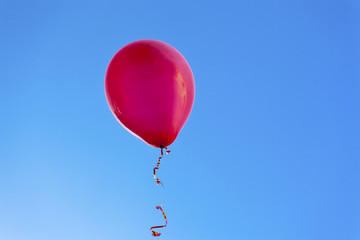
#> input picture OpenCV_practice/sample_object_detection/balloon.jpg, 360 x 240 px, given in place of R_005.jpg, which was not available
$ python color_filter_RGB.py   (Python 2 division)
#> lines starting #> are read from the running program, lines starting #| are printed output that depends on the picture; after the words box and inside, x2 and y2 are one past the last pixel; in counts of white or black regions, pixels touching at a corner belong together; pictures that were not available may be replaced by others from this repository, and a replacement may not be noted
# Exactly the same as color_filter_HSV.py except we are using RGB ranges
# Note that this is much noisier!!!

# Highlights pixels that are within the RBG range for a red bouy

# '005.jpg' is an image of 3 different colored bouys in the water
# 'R_005.jpg' is a cropped image of the red bouy in '005.jpg'

# Summary of approach:
#   - Get a RGB range for a red bouy from 'R_005.jpg'
#   - Highlight all pixels in '005.jpg' that are within this RGB range

import cv2
import numpy as np

while(1):

   #Get a RGB range for a red bouy from 'R_005.jpg'
   crop =  cv2.imread('R_005.jpg', 1)
#> crop is the input picture: shape (240, 360, 3); mean B, G, R 227, 150.8, 103.9
   b,g,r = cv2.split(crop)
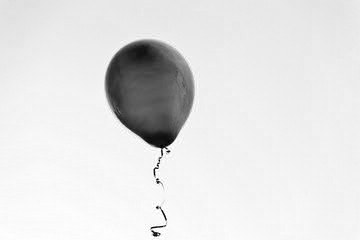
#> b: shape (240, 360); min 0, max 255, mean 227
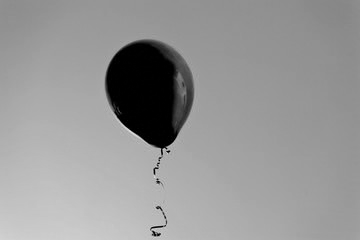
#> g: shape (240, 360); min 0, max 229, mean 150.8
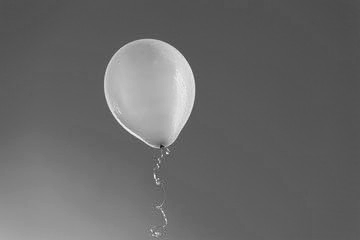
#> r: shape (240, 360); min 13, max 247, mean 103.9

   lower_red = np.array([b.min()-5, g.min()-5, r.min()-5])
#> lower_red = [-5, -5, 8]
   upper_red = np.array([b.max()+5, g.max()+5, r.max()+5])
#> upper_red = [260, 234, 252]

   #print RGB range
   print lower_red, upper_red
#| [-5 -5  8] [260 234 252]

   #Highlight all pixels in '005.jpg' that are within this RGB range
   frame = cv2.imread('005.jpg', 1)
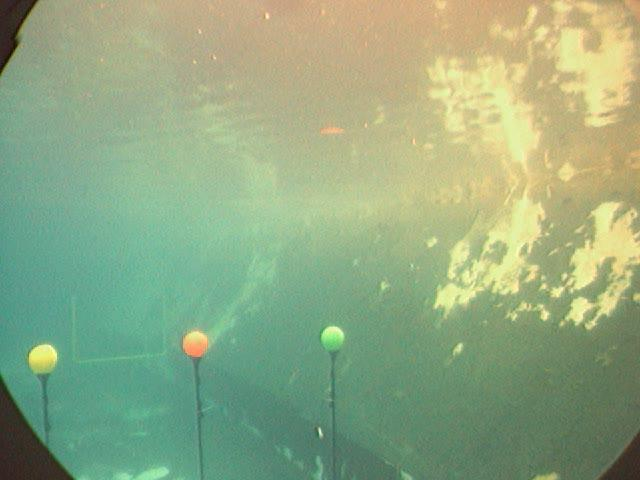
#> input picture OpenCV_practice/color filter/005.jpg, 640 x 480 px
#> frame is the input picture: shape (480, 640, 3); mean B, G, R 130.5, 169.3, 145.8
   mask = cv2.inRange(frame, lower_red, upper_red)
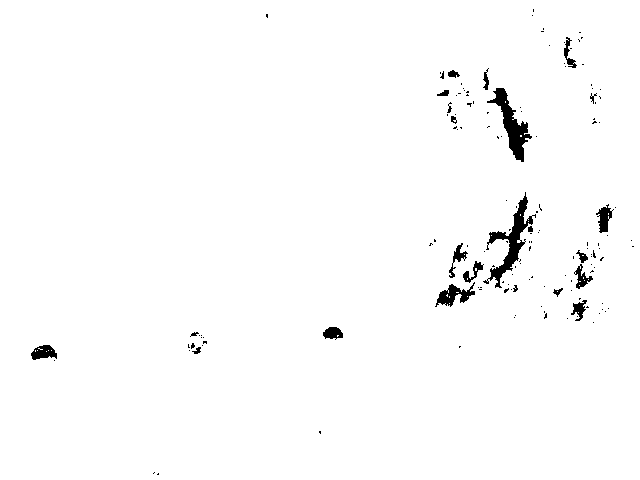
#> mask: shape (480, 640); 98.4% white; 147 black regions (124 under 20 px), largest, box (x1, y1, x2, y2) and area: (483, 192, 536, 288) 1159, (487, 88, 532, 162) 1039, (435, 282, 475, 307) 426
   res = cv2.bitwise_and(frame,frame, mask= mask)
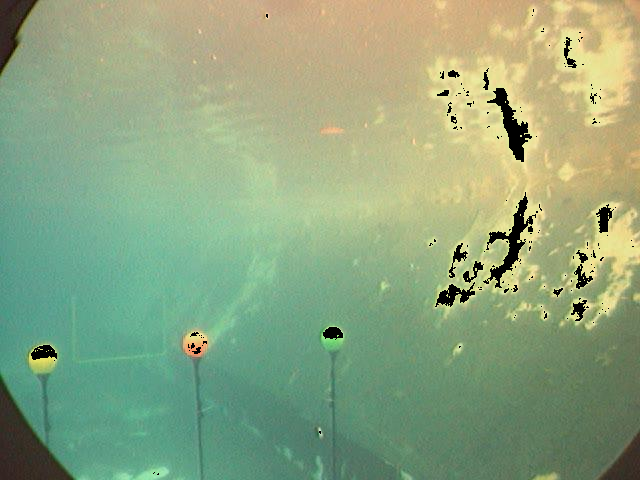
#> res: shape (480, 640, 3); mean B, G, R 127.9, 165.4, 142

   #erosion and dilation
   retval = cv2.getStructuringElement(cv2.MORPH_ELLIPSE, (5,5))
   opening = cv2.morphologyEx(res, cv2.MORPH_OPEN, retval)

   #show images
   cv2.imshow('frame',frame) # '005.jpg'
   cv2.imshow('mask',mask) # mask of pixels within RGB range
   cv2.imshow('res',res) #show pixels in '005.jpg' with RGB range
   cv2.imshow('opening', opening) #show res after erosion and dilation

   cv2.waitKey(0)
   break

cv2.destroyAllWindows()
